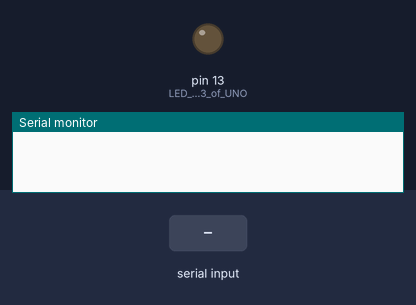
A sketch run on a simulated Arduino Uno, built with avr-gcc and run on an emulated ATmega328P. Shown: output pins drawn as LEDs (lit = HIGH), the last lines printed to the serial monitor. The inputs (shaded band) are chosen by the test bench.

Above: at 1.2 s.
1.3 s: "1\n" received over Serial
At 2.5 s:
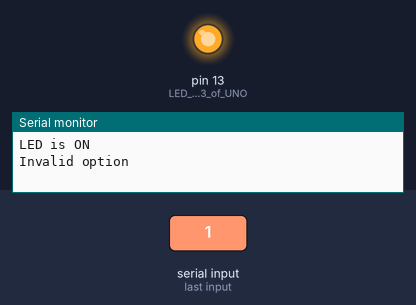
2.8 s: "2\n" received over Serial
At 3.6 s:
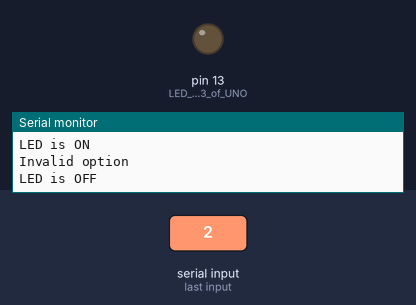
Timing chart, 0 to 5.8 s (numbered marks = the images above; inputs shaded):
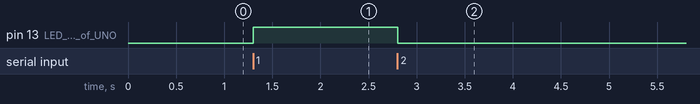

Measured:
- after the input at 1.3 s, pin 13 (LED_on_pin_13_of_UNO): LOW → HIGH at once
- after the input at 2.8 s, pin 13 (LED_on_pin_13_of_UNO): HIGH → LOW at once

The sketch:

Set-LEDonOff.ino
```cpp
void setup()
{
  Serial.begin(9600);
  pinMode(13, OUTPUT); // LED on pin 13 of UNO
}

short rx_byte = 0;

void loop()
{
  if (Serial.available() > 0)
  {
    // rx_byte = Serial.read();
    rx_byte = Serial.parseInt();

    switch (rx_byte)
    {
    case 1:
      digitalWrite(13, HIGH);
      Serial.println("LED is ON");
      break;

    case 2:
      digitalWrite(13, LOW);
      Serial.println("LED is OFF");
      break;

    case 3:
      Serial.println("------- MENU -------");
      Serial.println("1. Switch LED on.");
      Serial.println("2. Switch LED off.");
      Serial.println("3. This menu.");
      Serial.println("--------------------");
      break;

    default:
      Serial.println("Invalid option");
      break;
    } // end: switch (rx_byte)
  }   // end: if (Serial.available() > 0)
}
```
